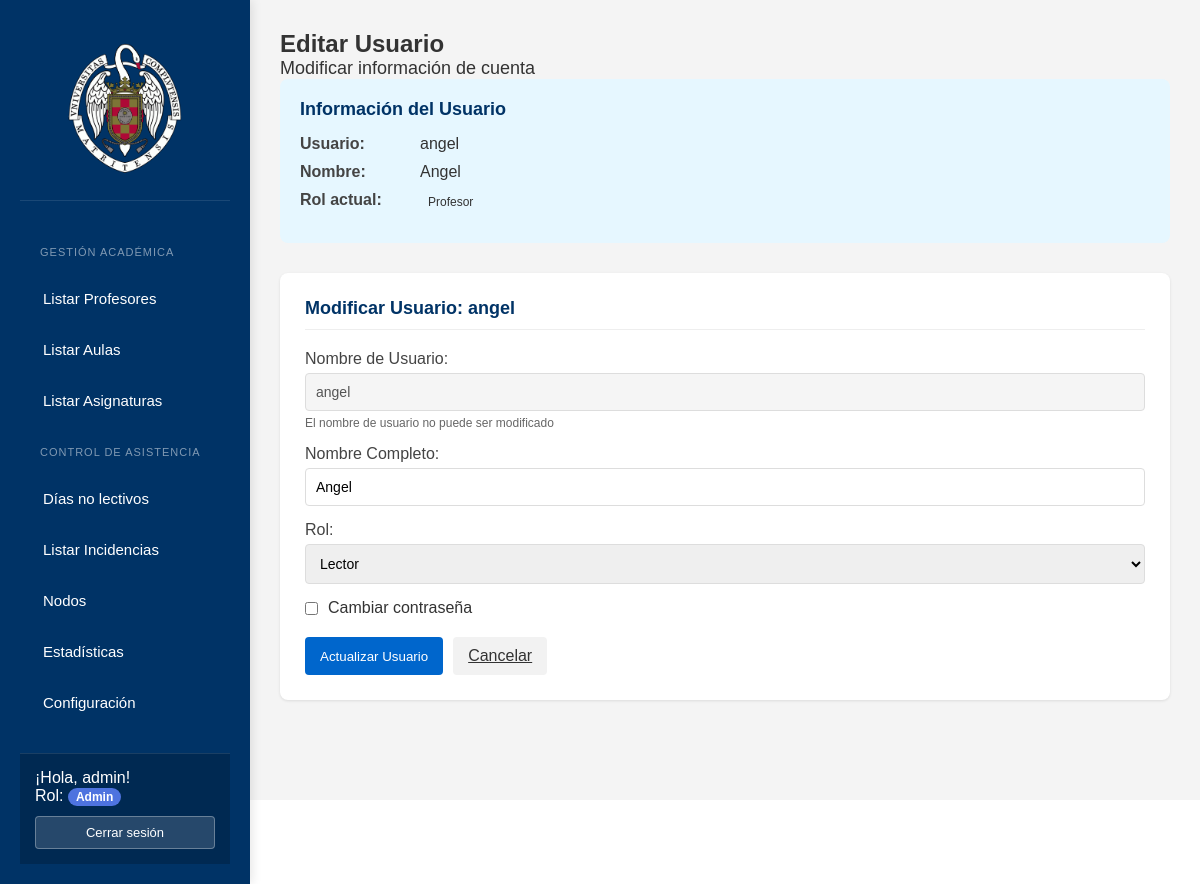
Page /EditarUsuario.php?id=6 (signed in) on the committed database.
### tables this page shows
CREATE TABLE `usuarios` (
  `id` int(11) NOT NULL,
  `username` varchar(50) NOT NULL,
  `password` varchar(255) NOT NULL,
  `nombre` varchar(100) NOT NULL,
  `rol` enum('admin','editor','lector','profesor') NOT NULL DEFAULT 'lector',
  `IdProfesor` varchar(50) DEFAULT NULL,
  `fecha_creacion` timestamp NOT NULL DEFAULT current_timestamp()
);

### www/EditarUsuario.php (the view, shortened to what this page needs)
<?php
require_once("php/conexion.php");
$usuario_id = $_GET['id'];
$stmt = $conn->prepare("SELECT id, username, nombre, rol FROM usuarios WHERE id = ?");
$stmt->bind_param("i", $usuario_id);
$stmt->execute();
$result = $stmt->get_result();
$usuario = $result->fetch_assoc();
?>
<!DOCTYPE html>
<html lang="es">
  <head>
    <link rel="stylesheet" href="styles.css" />
  </head>
  <body>
    <div class="container">
      <?php include("php/sidebar.php"); ?>
      <main class="main-content">
        <header class="header">
          <h1>Editar Usuario</h1>
          <p>Modificar información de cuenta</p>
        </header>
        <div class="user-info-panel">
          <h3>Información del Usuario</h3>
          <div class="info-row">
            <span class="info-label">Usuario:</span>
            <span><?php echo $usuario['username']; ?></span>
          </div>
          <div class="info-row">
            <span class="info-label">Nombre:</span>
            <span><?php echo $usuario['nombre']; ?></span>
          </div>
          <div class="info-row">
            <span class="info-label">Rol actual:</span>
            <span>
              <?php
                $rolClass = 'role-' . $usuario['rol'];
                echo "<span class='role-badge {$rolClass}'>" . $usuario['rol'] . "</span>";
              ?>
            </span>
          </div>
        </div>
        <div class="user-form">
          <h2 class="section-title">Modificar Usuario: <?php echo $usuario['username']; ?></h2>
          <form method="POST" action="">
            <div class="form-row">
              <label for="username">Nombre de Usuario:</label>
              <input type="text" id="username" value="<?php echo $usuario['username']; ?>" disabled>
              <small>El nombre de usuario no puede ser modificado</small>
            </div>
            <div class="form-row">
              <label for="nombre">Nombre Completo:</label>
              <input type="text" id="nombre" name="nombre" value="<?php echo $usuario['nombre']; ?>" required>
            </div>
            <div class="form-row">
              <label for="rol">Rol:</label>
              <select id="rol" name="rol">
                <option value="lector" <?php echo ($usuario['rol'] == 'lector') ? 'selected' : ''; ?>>Lector</option>
              </select>
            </div>
            <div class="checkbox-container">
              <input type="checkbox" id="cambiar_password" name="cambiar_password">
              <label for="cambiar_password">Cambiar contraseña</label>
            </div>
            <div class="form-actions">
              <button type="submit" class="btn btn-update">Actualizar Usuario</button>
              <a href="GestionUsuarios.php" class="btn btn-cancel">Cancelar</a>
            </div>
          </form>
        </div>
      </main>
    </div>
  </body>
</html>

### www/styles.css (style rules this page uses)
* { margin: 0; padding: 0; box-sizing: border-box; }
body { font-family: Arial, sans-serif; color: #333; height: 100vh; display: flex; }
.container { display: flex; width: 100%; height: 100%; }
.main-content { flex-grow: 1; background-color: #f4f4f4; padding: 30px; }
.header h1 { font-size: 24px; }
.header p { font-size: 18px; }

### www/EditarUsuario.php (style rules this page uses)
.user-form { background-color: white; border-radius: 8px; box-shadow: 0 1px 3px rgba(0,0,0,0.1); padding: 25px; margin-bottom: 30px; }
.form-row { margin-bottom: 15px; }
.form-row label { display: block; margin-bottom: 5px; font-weight: 500; color: #444; }
.form-row input[type="text"], .form-row input[type="password"], .form-row select { width: 100%; padding: 10px; border: 1px solid #ddd; border-radius: 4px; font-size: 14px; }
.form-row input[disabled] { background-color: #f5f5f5; cursor: not-allowed; }
.form-row small { display: block; margin-top: 5px; color: #666; font-size: 12px; }
.checkbox-container { display: flex; align-items: center; margin-bottom: 15px; }
.checkbox-container input[type="checkbox"] { margin-right: 10px; }
.checkbox-container label { margin-bottom: 0; cursor: pointer; }
.form-actions { display: flex; gap: 10px; margin-top: 20px; }
.btn { padding: 10px 15px; border: none; border-radius: 4px; cursor: pointer; font-weight: 500; transition: all 0.2s; }
.btn-update { background-color: #0066cc; color: white; }
.btn-cancel { background-color: #f2f2f2; color: #333; }
.section-title { margin: 0 0 20px 0; padding-bottom: 10px; border-bottom: 1px solid #eee; color: #003366; font-size: 18px; font-weight: 600; }
.user-info-panel { background-color: #e6f7ff; border-radius: 8px; padding: 20px; margin-bottom: 30px; }
.user-info-panel h3 { color: #003366; margin-top: 0; margin-bottom: 15px; font-size: 18px; font-weight: 600; }
.info-row { display: flex; margin-bottom: 10px; }
.info-label { width: 120px; font-weight: 600; color: #444; }
.role-badge { display: inline-block; padding: 4px 8px; border-radius: 12px; font-size: 12px; font-weight: 500; text-transform: capitalize; }

### www/php/sidebar.php (style rules this page uses)
.container { display: flex; min-height: 100vh; }
.main-content { flex: 1; }

### rows in the picture
usuarios: username "angel", nombre "Angel", rol "Profesor"

### other values in the picture
$label "Listar Profesores Listar Aulas Listar Asignaturas Días no lectivos Listar Incidencias Nodos Estadísticas Configuración"
$_SESSION['username'] "admin"
$_SESSION['rol'] "Admin"
